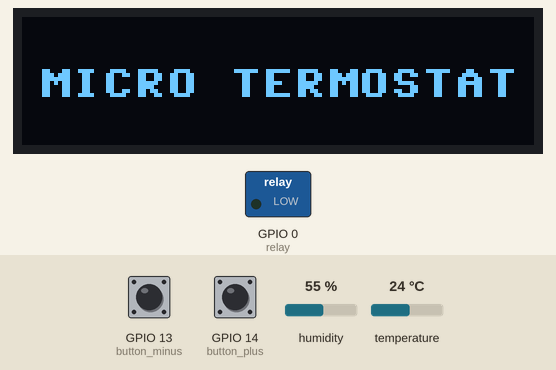
This program was run on a simulated ESP8266 board running MicroPython. Shown: 128×32 one-colour display, switched loads named in the program (green lamp = pin HIGH). The test bench sets the inputs (shaded band); at power-on: temperature 24 °C, GPIO 13 (button_minus) HIGH, GPIO 14 (button_plus) HIGH, humidity 55 %. Library files of the repository ran but are not shown: ssd1306.py; what the program prints to the serial console is not drawn.

Above: at 1.2 s.
1.3 s: temperature set to 19 °C
At 4.5 s:
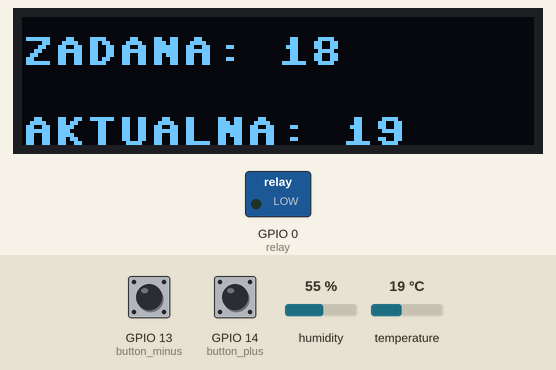
14.5 s: temperature set to 16 °C
At 16.3 s:
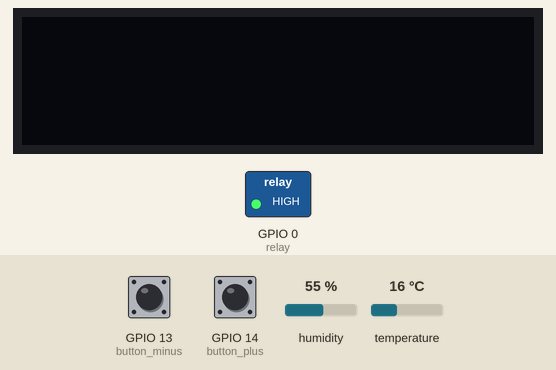
22.4 s: GPIO 13 (button_minus) pulled LOW for 3 s
At 23.3 s:
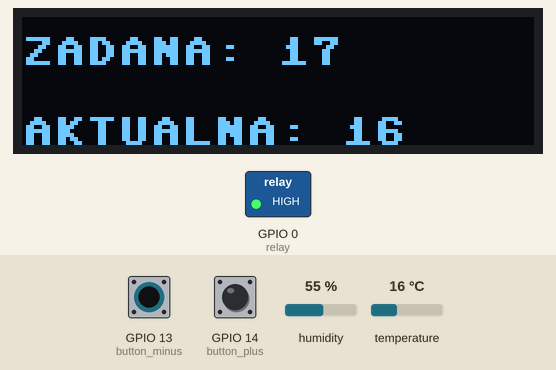
33.9 s: GPIO 14 (button_plus) pulled LOW for 3 s
At 34.5 s:
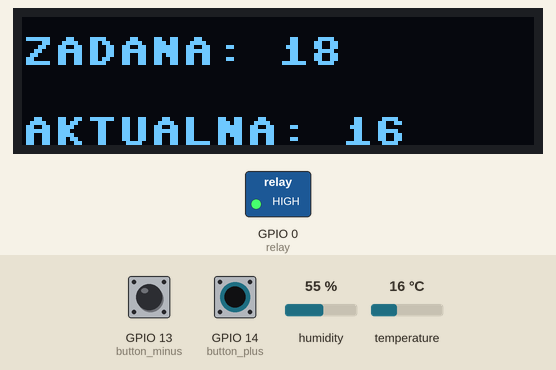
45.4 s: GPIO 14 (button_plus) pulled LOW for 3 s
56.9 s: temperature set to 28 °C
At 57.9 s:
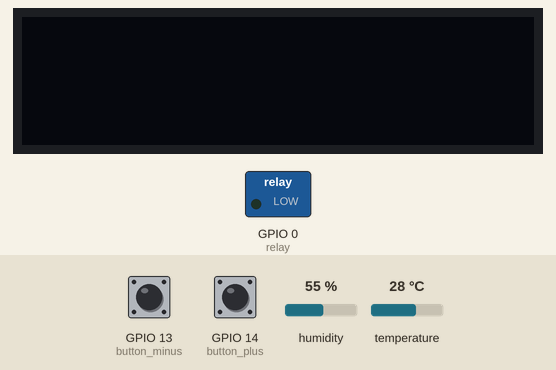
Timing chart, 0 to 59.9 s (numbered marks = the images above; inputs shaded):
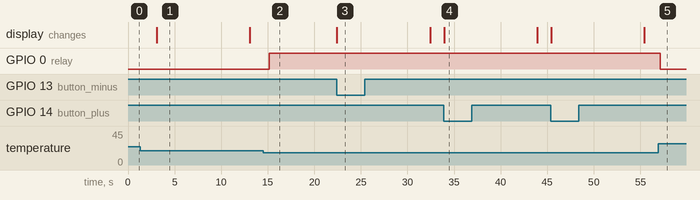

Measured:
- the behaviour switches between 18 and 17 °C on temperature (found by bisection; images 1 and 2)
- after the input at 14.5 s, GPIO 0 (relay): LOW → HIGH after 0.65 s
- after the input at 22.4 s, the display: changes at once (image 3)
- after the input at 33.9 s, the display: changes at once (image 4)
- after the input at 56.9 s, GPIO 0 (relay): HIGH → LOW after 0.25 s
- what the display in image 1 shows lasts 10.0 s, from 3.1 s to 13.1 s

The program:

main.py
```python
from machine import I2C, Pin, Timer
import ssd1306
import time
import dht

sensor = dht.DHT11(Pin(2))

temp_timer = Timer(-1)
screen_off = Timer(-2)
set_temp = '18'
in_temp = ''

def turn_off(p):
    display.poweroff()

is_on = False
relay = Pin(0, Pin.OUT)

def temp():
    sensor.measure()
    return str(sensor.temperature())

def humi():
    sensor.measure()
    return sensor.humidity()

def add_temp(p):
    global set_temp, in_temp

    display.poweron()
    if not button_plus.value():
        print('Button pressed!')
        set_temp = str(int(set_temp) + 1)
        display.fill(0)
        display.text("ZADANA: " + set_temp, 0, 5, 1)
        display.show()
        display.text("AKTUALNA: " + in_temp, 0, 25, 1)
        display.show()
        screen_off.init(period=10000, mode=Timer.ONE_SHOT, callback=turn_off)

def min_temp(p):
    global set_temp, in_temp

    display.poweron()
    if not button_minus.value():
        print('Button pressed!')
        set_temp = str(int(set_temp) - 1)
        display.fill(0)
        display.text("ZADANA: " + set_temp, 0, 5, 1)
        display.show()
        display.text("AKTUALNA: " + in_temp, 0, 25, 1)
        display.show()
        screen_off.init(period=10000, mode=Timer.ONE_SHOT, callback=turn_off)

def refresh_temp(p):
    global in_temp, set_temp, is_on, relay

    in_temp_new = temp()
    if in_temp != in_temp_new:
        in_temp = in_temp_new
        display.fill(0)
        display.text("ZADANA: " + set_temp, 0, 5, 1)
        display.show()
        try:
            in_temp = temp()
        except OSError:
            display.fill(0)
            display.text("ZADANA: " + set_temp, 0, 5, 1)
            display.show()
            display.text("AKTUALNA: " + in_temp, 0, 25, 1)
            display.show()

        display.text("AKTUALNA: " + in_temp, 0, 25, 1)
        display.show()

    if is_on == False and int(in_temp) < int(set_temp):
        relay.on()
        is_on = True
    elif is_on == True and int(in_temp) >= int(set_temp):
        relay.off()
        is_on = False

button_plus = Pin(14, Pin.IN, Pin.PULL_UP)
button_minus = Pin(13, Pin.IN, Pin.PULL_UP)

i2c = I2C(-1, Pin(5), Pin(4))
display = ssd1306.SSD1306_I2C(128, 32, i2c)

display.text("MICRO TERMOSTAT", 4, 13, 1)
display.show()

time.sleep(3)

display.fill(0)
display.text("ZADANA: " + set_temp, 0, 5, 1)
display.show()

in_temp = str(temp())
display.text("AKTUALNA: " + in_temp, 0, 25, 1)
display.show()

button_plus.irq(trigger=Pin.IRQ_FALLING, handler=add_temp)
button_minus.irq(trigger=Pin.IRQ_FALLING, handler=min_temp)

temp_timer.init(period=6000, mode=Timer.PERIODIC, callback=refresh_temp)
screen_off.init(period=10000, mode=Timer.ONE_SHOT, callback=turn_off)
```
